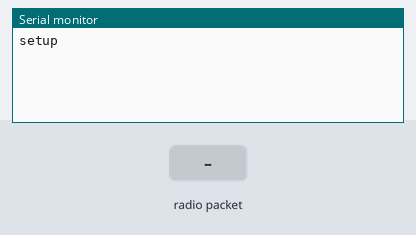
Simulated run of this sketch. Board: Arduino Uno, built with avr-gcc and run on an emulated ATmega328P. Shown: the last lines printed to the serial monitor. The test bench sets the inputs (shaded band). No radio packets arrive unless stated.

Above: at 1.2 s.
1.3 s: radio packet "1" arrives
At 1.7 s:
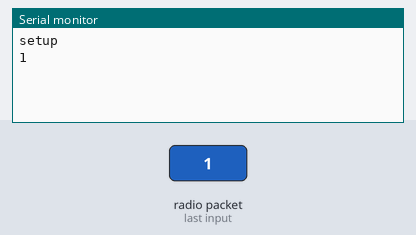
2.8 s: radio packet "0" arrives
At 4.0 s:
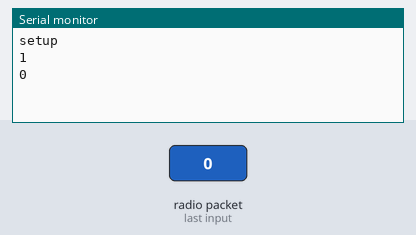
4.3 s: radio packet "2" arrives
At 5.2 s:
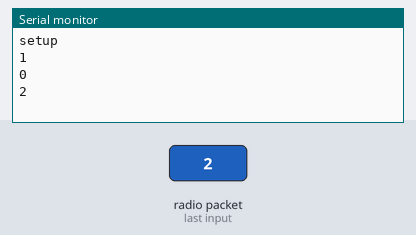

Measured:
- after the input at 1.3 s, the serial monitor: prints a new line at once (image 1)
- after the input at 2.8 s, the serial monitor: prints a new line at once (image 2)
- after the input at 4.3 s, the serial monitor: prints a new line at once (image 3)

The sketch:

P08_00_00-BatteryTestRX.ino
```cpp
/*
  P08_00_00-BatteryTestRX
  Project: P08_00_00 Tiny HyrdoBeacon
  Schematic: P08_00_00-BatteryTest.fzz

  Description: Testing running the ATtiny85 on 3.7V and sending
  the battery voltage reading
*/

#include <VirtualWire.h>

//Define pins
const int PinRX = 9;

//Define variables
char CharMessage[16];
void setup()
{
  //Serial output
  Serial.begin(9600);
  Serial.println("setup");

  //Setup receiver
  vw_set_rx_pin(PinRX);
  vw_setup(300);  // Bits per sec
  vw_rx_start();  // Start the receiver PLL running
}

void loop()
{
  uint8_t buf[VW_MAX_MESSAGE_LEN];
  uint8_t buflen = VW_MAX_MESSAGE_LEN;

  if (vw_get_message(buf, &buflen)) // Non-blocking
  {
    // Turn on LED
    digitalWrite(13, true);

    //Print message
    memcpy(CharMessage, buf, buflen); //Copy valid part of buffer to message
    Serial.println((char*) CharMessage); //Convert message into char array
    memset(CharMessage, 0, sizeof(CharMessage));

    //Turn off led
    digitalWrite(13, false);
  }
}

/*
***** ROLL THE CREDITS *****
>> GENERAL <<
 * VirtualWire tutorial                         https://www.pjrc.com/teensy/td_libs_VirtualWire.html
 * Converting a uint8_t array into char array   https://forum.arduino.cc/index.php?topic=288726.0
 * Copy part of and array to another            https://forum.arduino.cc/index.php?topic=274173.0
 * Use VCC pin to read voltage                  https://electronics.stackexchange.com/questions/154523/attiny85-measuring-internal-voltage
 * How to use SystemStatus library              https://github.com/safchain/harg/blob/4da56f12a3e28881dfe192c8654c1492bb92f24f/examples/ct-sensor-attiny85.ino
***** Thanks everyone! *****
*/
```
